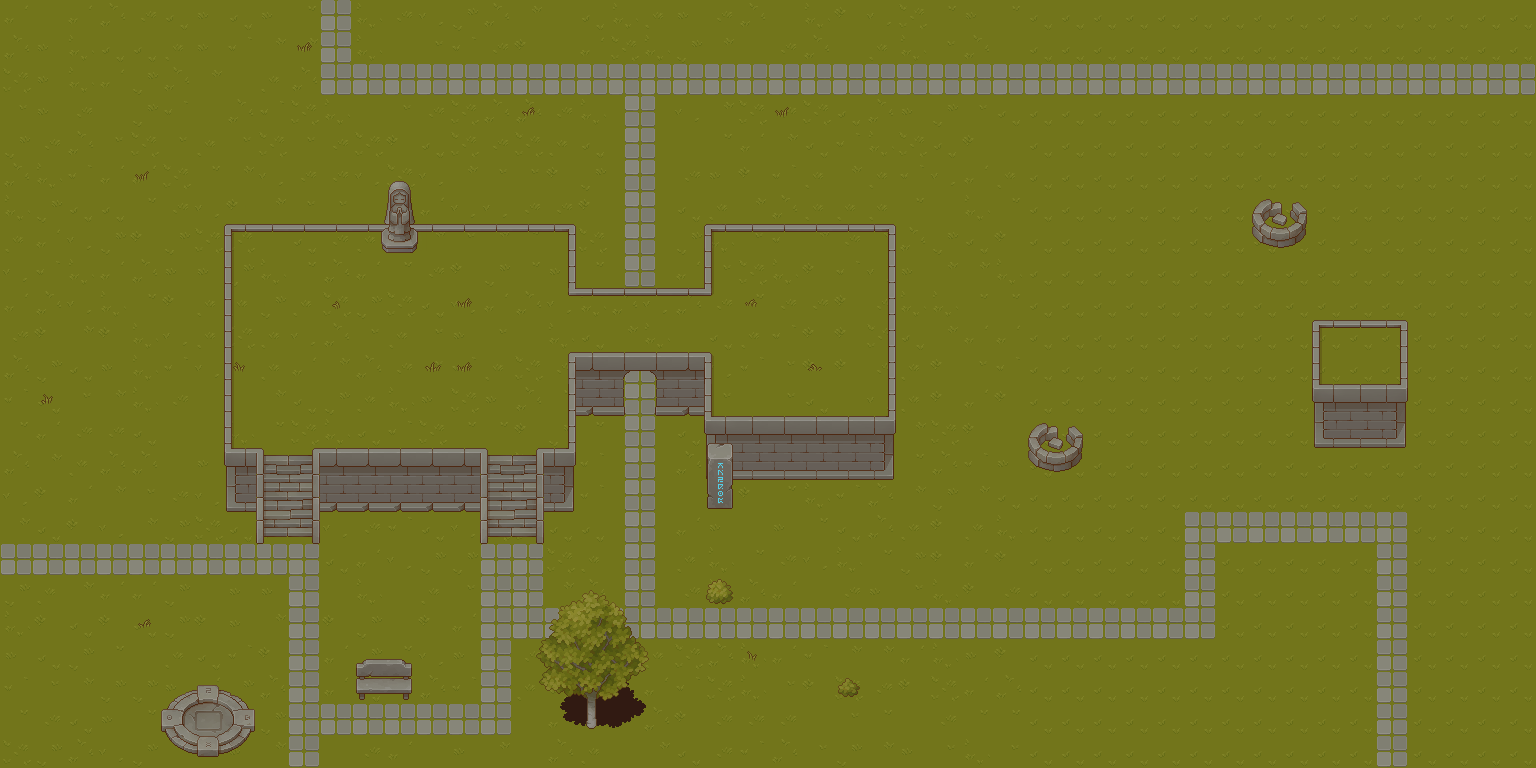

A level layout from a 2D game, rendered from its tile map. Below: a short description, then the map file with tile-grid data replaced by summaries:
An orthogonal 48x24 tile map with 32x32 px tiles, 7 tile layers (background, shadows, walls, decor_lower, ...), 1 hidden layer not drawn and 12 objects (5x road_entry, 2x random).

<map version="1.10" tiledversion="1.10.2" orientation="orthogonal" renderorder="right-down" width="48" height="24" tilewidth="32" tileheight="32" infinite="0" nextlayerid="13" nextobjectid="23">
 <tileset firstgid="1" source="../../tilesheet.tsx" />
 <group id="12" name="lower_group">
  <layer id="1" name="background" width="48" height="24">
   <data>[1152 cells, 1152 non-empty, 19 distinct tile ids]</data>
  </layer>
  <layer id="5" name="shadows" width="48" height="24">
   <data>[1152 cells, 8 non-empty, 8 distinct tile ids]</data>
  </layer>
  <layer id="2" name="walls" width="48" height="24">
   <data>[1152 cells, 107 non-empty, 32 distinct tile ids]</data>
  </layer>
  <layer id="4" name="decor_lower" width="48" height="24">
   <data>[1152 cells, 33 non-empty, 29 distinct tile ids]</data>
  </layer>
 </group>
 <group id="11" name="upper_group">
  <layer id="3" name="decor_upper" width="48" height="24">
   <data>[1152 cells, 26 non-empty, 26 distinct tile ids]</data>
  </layer>
  <layer id="10" name="decor_upper_upper" width="48" height="24">
   <data>[1152 cells, 0 non-empty, 0 distinct tile ids]</data>
  </layer>
  <layer id="6" name="decals" width="48" height="24">
   <data>[1152 cells, 2 non-empty, 2 distinct tile ids]</data>
  </layer>
 </group>
 <layer id="8" name="collision" width="48" height="24" visible="0">
  <data>[1152 cells, 93 non-empty, 2 distinct tile ids]</data>
 </layer>
 <objectgroup id="7" name="world_gen">
  <object id="3" type="road_entry" x="320" y="0" width="32" height="32" />
  <object id="5" type="road_entry" x="0" y="544" width="32" height="32" />
  <object id="9" name="item" type="random" x="801.5" y="321">
   <point />
  </object>
  <object id="10" name="item" type="random" x="760.5" y="364.5">
   <point />
  </object>
  <object id="20" type="road_entry" x="288" y="736" width="32" height="32" />
  <object id="21" type="road_entry" x="1376" y="736" width="32" height="32" />
  <object id="22" type="road_entry" x="1504" y="64" width="32" height="32" />
 </objectgroup>
 <objectgroup id="9" name="collision_fine">
  <object id="12" x="224" y="223.333" width="351" height="6.66667" />
  <object id="13" x="568" y="287.333" width="142.667" height="7" />
  <object id="14" x="567.333" y="229.333" width="8.66667" height="55.6667" />
  <object id="15" x="703.667" y="224.667" width="7.33333" height="62.3333" />
  <object id="16" x="710.667" y="223.667" width="185" height="7" />
 </objectgroup>
</map>
